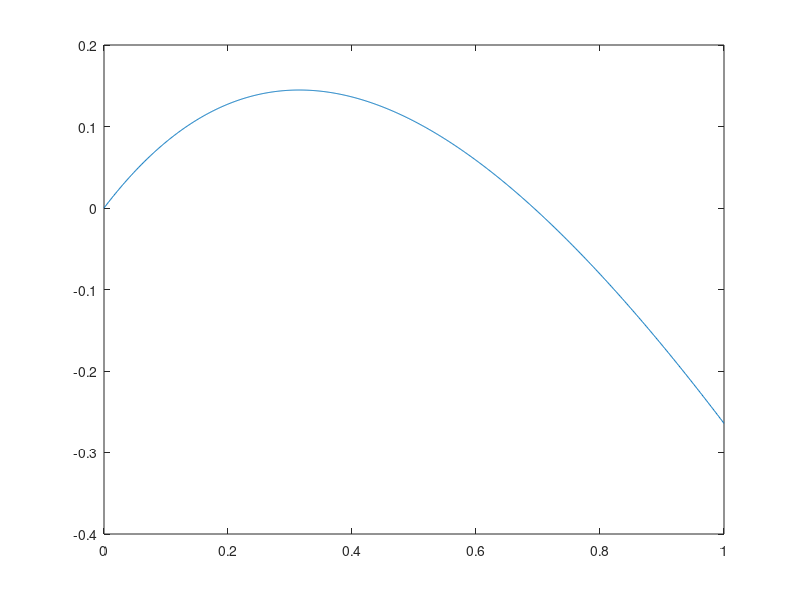

Recreate this plot in MATLAB.
%%% Dynamical analysis on twos to chastic single-species models 
tic;
clear all;
x1=0; x2=1; dx=1/2^10;
xx=x1:dx:x2;
s=1;
p=1; q=2; mu= 2; % mu=q/p; % gb>gr>0 and ga>0. Parameters
f=@(x)  -p*x.*(1-mu*exp(-s*x)); %  Dterministic model

M=round((x2-x1)/dx);
X=zeros(1,M+1);
for i=1:M+1
    X(i)=f(xx(i));
end
plot(xx,X,'-')
hold on
%xlabel('y')
%title('Phase diagram')
%title('Potential Fun for Logistic Growth with Threshold')
%ylabel('V(y)')
%grid on
